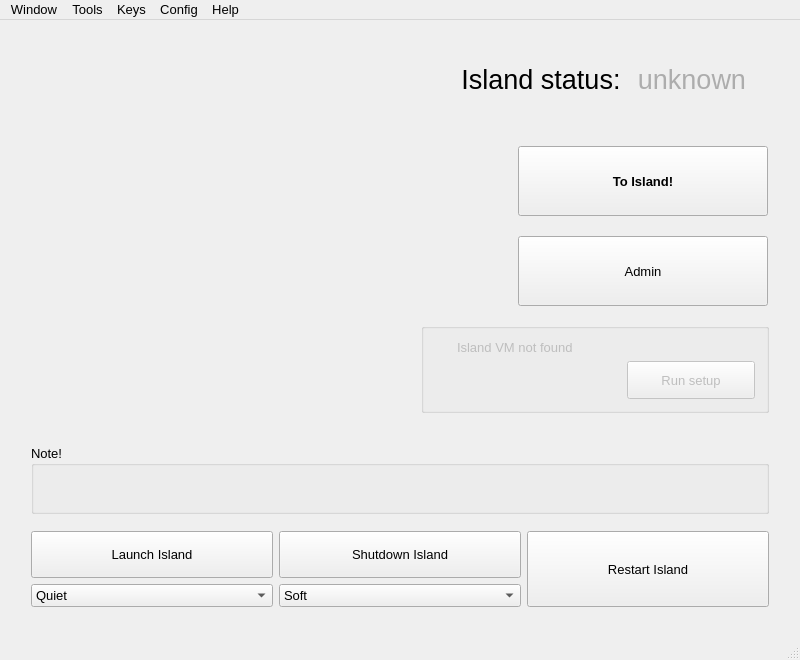
<?xml version="1.0" encoding="UTF-8"?>
<ui version="4.0">
 <class>MainWindow</class>
 <widget class="QMainWindow" name="MainWindow">
  <property name="geometry">
   <rect>
    <x>0</x>
    <y>0</y>
    <width>800</width>
    <height>660</height>
   </rect>
  </property>
  <property name="minimumSize">
   <size>
    <width>800</width>
    <height>660</height>
   </size>
  </property>
  <property name="font">
   <font>
    <pointsize>10</pointsize>
   </font>
  </property>
  <property name="windowTitle">
   <string>Island Manager</string>
  </property>
  <property name="windowIcon">
   <iconset resource="../../resources/resources.qrc">
    <normaloff>:/images/icons/island128.png</normaloff>:/images/icons/island128.png</iconset>
  </property>
  <property name="locale">
   <locale language="English" country="UnitedStates"/>
  </property>
  <widget class="QWidget" name="centralWidget">
   <layout class="QVBoxLayout" name="verticalLayout_7">
    <item>
     <layout class="QVBoxLayout" name="verticalLayout_6">
      <property name="spacing">
       <number>5</number>
      </property>
      <property name="leftMargin">
       <number>20</number>
      </property>
      <property name="topMargin">
       <number>20</number>
      </property>
      <property name="rightMargin">
       <number>20</number>
      </property>
      <property name="bottomMargin">
       <number>20</number>
      </property>
      <item>
       <widget class="QWidget" name="top_panel" native="true">
        <property name="minimumSize">
         <size>
          <width>42</width>
          <height>328</height>
         </size>
        </property>
        <layout class="QHBoxLayout" name="horizontalLayout_11">
         <property name="rightMargin">
          <number>0</number>
         </property>
         <item>
          <layout class="QHBoxLayout" name="horizontalLayout_3">
           <property name="leftMargin">
            <number>25</number>
           </property>
           <property name="topMargin">
            <number>25</number>
           </property>
           <item>
            <layout class="QVBoxLayout" name="verticalLayout_3">
             <item>
              <widget class="QLabel" name="label">
               <property name="sizePolicy">
                <sizepolicy hsizetype="Fixed" vsizetype="Fixed">
                 <horstretch>0</horstretch>
                 <verstretch>0</verstretch>
                </sizepolicy>
               </property>
               <property name="minimumSize">
                <size>
                 <width>256</width>
                 <height>256</height>
                </size>
               </property>
               <property name="maximumSize">
                <size>
                 <width>256</width>
                 <height>256</height>
                </size>
               </property>
               <property name="text">
                <string/>
               </property>
               <property name="pixmap">
                <pixmap resource="../../resources/resources.qrc">:/images/icons/island256.png</pixmap>
               </property>
               <property name="scaledContents">
                <bool>true</bool>
               </property>
              </widget>
             </item>
             <item>
              <spacer name="verticalSpacer_3">
               <property name="orientation">
                <enum>Qt::Vertical</enum>
               </property>
               <property name="sizeHint" stdset="0">
                <size>
                 <width>20</width>
                 <height>40</height>
                </size>
               </property>
              </spacer>
             </item>
            </layout>
           </item>
          </layout>
         </item>
         <item>
          <spacer name="horizontalSpacer">
           <property name="orientation">
            <enum>Qt::Horizontal</enum>
           </property>
           <property name="sizeHint" stdset="0">
            <size>
             <width>82</width>
             <height>20</height>
            </size>
           </property>
          </spacer>
         </item>
         <item>
          <layout class="QVBoxLayout" name="verticalLayout_5">
           <item>
            <layout class="QHBoxLayout" name="horizontalLayout_2" stretch="0,0,0,0">
             <property name="spacing">
              <number>9</number>
             </property>
             <property name="sizeConstraint">
              <enum>QLayout::SetMaximumSize</enum>
             </property>
             <property name="topMargin">
              <number>2</number>
             </property>
             <property name="rightMargin">
              <number>6</number>
             </property>
             <property name="bottomMargin">
              <number>24</number>
             </property>
             <item>
              <spacer name="horizontalSpacer_4">
               <property name="orientation">
                <enum>Qt::Horizontal</enum>
               </property>
               <property name="sizeHint" stdset="0">
                <size>
                 <width>40</width>
                 <height>20</height>
                </size>
               </property>
              </spacer>
             </item>
             <item>
              <widget class="QLabel" name="islandStatusLabel">
               <property name="sizePolicy">
                <sizepolicy hsizetype="Preferred" vsizetype="Preferred">
                 <horstretch>0</horstretch>
                 <verstretch>0</verstretch>
                </sizepolicy>
               </property>
               <property name="maximumSize">
                <size>
                 <width>1965</width>
                 <height>30</height>
                </size>
               </property>
               <property name="font">
                <font>
                 <family>Arial</family>
                 <pointsize>20</pointsize>
                </font>
               </property>
               <property name="styleSheet">
                <string notr="true"/>
               </property>
               <property name="text">
                <string>Island status: </string>
               </property>
               <property name="scaledContents">
                <bool>false</bool>
               </property>
               <property name="alignment">
                <set>Qt::AlignRight|Qt::AlignTrailing|Qt::AlignVCenter</set>
               </property>
               <property name="margin">
                <number>0</number>
               </property>
              </widget>
             </item>
             <item>
              <widget class="QLabel" name="islandStatus">
               <property name="sizePolicy">
                <sizepolicy hsizetype="Fixed" vsizetype="Preferred">
                 <horstretch>0</horstretch>
                 <verstretch>0</verstretch>
                </sizepolicy>
               </property>
               <property name="maximumSize">
                <size>
                 <width>1965</width>
                 <height>30</height>
                </size>
               </property>
               <property name="palette">
                <palette>
                 <active>
                  <colorrole role="WindowText">
                   <brush brushstyle="SolidPattern">
                    <color alpha="255">
                     <red>173</red>
                     <green>173</green>
                     <blue>173</blue>
                    </color>
                   </brush>
                  </colorrole>
                 </active>
                 <inactive>
                  <colorrole role="WindowText">
                   <brush brushstyle="SolidPattern">
                    <color alpha="255">
                     <red>173</red>
                     <green>173</green>
                     <blue>173</blue>
                    </color>
                   </brush>
                  </colorrole>
                 </inactive>
                 <disabled>
                  <colorrole role="WindowText">
                   <brush brushstyle="SolidPattern">
                    <color alpha="255">
                     <red>120</red>
                     <green>120</green>
                     <blue>120</blue>
                    </color>
                   </brush>
                  </colorrole>
                 </disabled>
                </palette>
               </property>
               <property name="font">
                <font>
                 <family>Arial</family>
                 <pointsize>20</pointsize>
                </font>
               </property>
               <property name="styleSheet">
                <string notr="true"/>
               </property>
               <property name="text">
                <string>unknown</string>
               </property>
               <property name="alignment">
                <set>Qt::AlignRight|Qt::AlignTrailing|Qt::AlignVCenter</set>
               </property>
               <property name="margin">
                <number>0</number>
               </property>
              </widget>
             </item>
             <item>
              <widget class="QLabel" name="lbl_loading">
               <property name="maximumSize">
                <size>
                 <width>16</width>
                 <height>16</height>
                </size>
               </property>
               <property name="visible">
                <bool>false</bool>
               </property>
               <property name="text">
                <string/>
               </property>
               <property name="scaledContents">
                <bool>true</bool>
               </property>
              </widget>
             </item>
            </layout>
           </item>
           <item>
            <layout class="QHBoxLayout" name="horizontalLayout_8">
             <property name="spacing">
              <number>24</number>
             </property>
             <property name="topMargin">
              <number>14</number>
             </property>
             <property name="rightMargin">
              <number>1</number>
             </property>
             <property name="bottomMargin">
              <number>0</number>
             </property>
             <item>
              <spacer name="horizontalSpacer_3">
               <property name="orientation">
                <enum>Qt::Horizontal</enum>
               </property>
               <property name="sizeHint" stdset="0">
                <size>
                 <width>13</width>
                 <height>20</height>
                </size>
               </property>
              </spacer>
             </item>
             <item>
              <layout class="QVBoxLayout" name="verticalLayout_9" stretch="0,0">
               <property name="spacing">
                <number>20</number>
               </property>
               <property name="topMargin">
                <number>8</number>
               </property>
               <property name="rightMargin">
                <number>0</number>
               </property>
               <item>
                <widget class="QPushButton" name="btn_go_to_island">
                 <property name="minimumSize">
                  <size>
                   <width>250</width>
                   <height>70</height>
                  </size>
                 </property>
                 <property name="maximumSize">
                  <size>
                   <width>250</width>
                   <height>70</height>
                  </size>
                 </property>
                 <property name="font">
                  <font>
                   <weight>75</weight>
                   <bold>true</bold>
                  </font>
                 </property>
                 <property name="focusPolicy">
                  <enum>Qt::NoFocus</enum>
                 </property>
                 <property name="styleSheet">
                  <string notr="true"/>
                 </property>
                 <property name="text">
                  <string>To Island!</string>
                 </property>
                 <property name="icon">
                  <iconset resource="../../resources/resources.qrc">
                   <normaloff>:/images/icons/key-32.png</normaloff>:/images/icons/key-32.png</iconset>
                 </property>
                 <property name="autoDefault">
                  <bool>false</bool>
                 </property>
                 <property name="default">
                  <bool>false</bool>
                 </property>
                 <property name="flat">
                  <bool>false</bool>
                 </property>
                </widget>
               </item>
               <item>
                <widget class="QPushButton" name="btn_admin">
                 <property name="minimumSize">
                  <size>
                   <width>250</width>
                   <height>70</height>
                  </size>
                 </property>
                 <property name="maximumSize">
                  <size>
                   <width>250</width>
                   <height>70</height>
                  </size>
                 </property>
                 <property name="focusPolicy">
                  <enum>Qt::NoFocus</enum>
                 </property>
                 <property name="text">
                  <string>Admin</string>
                 </property>
                 <property name="icon">
                  <iconset resource="../../resources/resources.qrc">
                   <normaloff>:/images/gear</normaloff>:/images/gear</iconset>
                 </property>
                 <property name="default">
                  <bool>false</bool>
                 </property>
                 <property name="flat">
                  <bool>false</bool>
                 </property>
                </widget>
               </item>
              </layout>
             </item>
            </layout>
           </item>
           <item>
            <spacer name="verticalSpacer_2">
             <property name="orientation">
              <enum>Qt::Vertical</enum>
             </property>
             <property name="sizeHint" stdset="0">
              <size>
               <width>20</width>
               <height>40</height>
              </size>
             </property>
            </spacer>
           </item>
           <item>
            <widget class="QGroupBox" name="groupBox">
             <property name="enabled">
              <bool>false</bool>
             </property>
             <property name="visible">
              <bool>false</bool>
             </property>
             <property name="layoutDirection">
              <enum>Qt::RightToLeft</enum>
             </property>
             <property name="styleSheet">
              <string notr="true"/>
             </property>
             <property name="title">
              <string/>
             </property>
             <property name="alignment">
              <set>Qt::AlignRight|Qt::AlignTrailing|Qt::AlignVCenter</set>
             </property>
             <layout class="QVBoxLayout" name="verticalLayout">
              <item>
               <layout class="QHBoxLayout" name="horizontalLayout_5">
                <item>
                 <widget class="QLabel" name="setup_required_reason">
                  <property name="text">
                   <string>Island VM not found</string>
                  </property>
                 </widget>
                </item>
                <item>
                 <widget class="QLabel" name="setup_required_icon">
                  <property name="maximumSize">
                   <size>
                    <width>16</width>
                    <height>16</height>
                   </size>
                  </property>
                  <property name="text">
                   <string/>
                  </property>
                  <property name="pixmap">
                   <pixmap resource="../../resources/resources.qrc">:/images/info</pixmap>
                  </property>
                  <property name="scaledContents">
                   <bool>true</bool>
                  </property>
                 </widget>
                </item>
               </layout>
              </item>
              <item>
               <layout class="QHBoxLayout" name="horizontalLayout">
                <property name="spacing">
                 <number>0</number>
                </property>
                <property name="rightMargin">
                 <number>0</number>
                </property>
                <property name="bottomMargin">
                 <number>0</number>
                </property>
                <item>
                 <widget class="QPushButton" name="button_launch_setup">
                  <property name="sizePolicy">
                   <sizepolicy hsizetype="Maximum" vsizetype="Fixed">
                    <horstretch>0</horstretch>
                    <verstretch>0</verstretch>
                   </sizepolicy>
                  </property>
                  <property name="layoutDirection">
                   <enum>Qt::LeftToRight</enum>
                  </property>
                  <property name="styleSheet">
                   <string notr="true">width: 120px; height: 30px</string>
                  </property>
                  <property name="text">
                   <string>Run setup</string>
                  </property>
                  <property name="icon">
                   <iconset resource="../../resources/resources.qrc">
                    <normaloff>:/images/gear</normaloff>:/images/gear</iconset>
                  </property>
                 </widget>
                </item>
                <item>
                 <spacer name="horizontalSpacer_2">
                  <property name="orientation">
                   <enum>Qt::Horizontal</enum>
                  </property>
                  <property name="sizeHint" stdset="0">
                   <size>
                    <width>40</width>
                    <height>20</height>
                   </size>
                  </property>
                 </spacer>
                </item>
               </layout>
              </item>
             </layout>
            </widget>
           </item>
          </layout>
         </item>
        </layout>
       </widget>
      </item>
      <item>
       <layout class="QHBoxLayout" name="horizontalLayout_9">
        <property name="topMargin">
         <number>16</number>
        </property>
        <item>
         <widget class="QGroupBox" name="grp_note_container">
          <property name="visible">
           <bool>false</bool>
          </property>
          <property name="title">
           <string>Note!</string>
          </property>
          <layout class="QHBoxLayout" name="horizontalLayout_10">
           <item>
            <widget class="QLabel" name="lbl_hint">
             <property name="minimumSize">
              <size>
               <width>0</width>
               <height>0</height>
              </size>
             </property>
             <property name="maximumSize">
              <size>
               <width>16777215</width>
               <height>16777215</height>
              </size>
             </property>
             <property name="text">
              <string/>
             </property>
             <property name="wordWrap">
              <bool>true</bool>
             </property>
            </widget>
           </item>
           <item>
            <widget class="QPushButton" name="btn_close_hint">
             <property name="maximumSize">
              <size>
               <width>40</width>
               <height>40</height>
              </size>
             </property>
             <property name="text">
              <string/>
             </property>
             <property name="icon">
              <iconset resource="../../resources/resources.qrc">
               <normaloff>:/images/no</normaloff>:/images/no</iconset>
             </property>
             <property name="flat">
              <bool>true</bool>
             </property>
            </widget>
           </item>
          </layout>
         </widget>
        </item>
       </layout>
      </item>
      <item>
       <spacer name="verticalSpacer">
        <property name="orientation">
         <enum>Qt::Vertical</enum>
        </property>
        <property name="sizeHint" stdset="0">
         <size>
          <width>20</width>
          <height>40</height>
         </size>
        </property>
       </spacer>
      </item>
      <item>
       <layout class="QHBoxLayout" name="horizontalLayout_4">
        <item>
         <layout class="QVBoxLayout" name="verticalLayout_2">
          <item>
           <widget class="QPushButton" name="launchIslandButton">
            <property name="sizePolicy">
             <sizepolicy hsizetype="Minimum" vsizetype="Preferred">
              <horstretch>0</horstretch>
              <verstretch>0</verstretch>
             </sizepolicy>
            </property>
            <property name="focusPolicy">
             <enum>Qt::NoFocus</enum>
            </property>
            <property name="whatsThis">
             <string>&lt;html&gt;&lt;head/&gt;&lt;body&gt;&lt;p&gt;Launch island. &lt;/p&gt;&lt;/body&gt;&lt;/html&gt;</string>
            </property>
            <property name="text">
             <string>Launch Island</string>
            </property>
            <property name="icon">
             <iconset resource="../../resources/resources.qrc">
              <normaloff>:/images/play</normaloff>:/images/play</iconset>
            </property>
            <property name="iconSize">
             <size>
              <width>48</width>
              <height>48</height>
             </size>
            </property>
            <property name="autoDefault">
             <bool>false</bool>
            </property>
            <property name="default">
             <bool>false</bool>
            </property>
            <property name="flat">
             <bool>false</bool>
            </property>
           </widget>
          </item>
          <item>
           <widget class="QComboBox" name="launchMode">
            <property name="focusPolicy">
             <enum>Qt::NoFocus</enum>
            </property>
            <item>
             <property name="text">
              <string>Quiet</string>
             </property>
            </item>
            <item>
             <property name="text">
              <string>Normal</string>
             </property>
            </item>
           </widget>
          </item>
         </layout>
        </item>
        <item>
         <layout class="QVBoxLayout" name="verticalLayout_4">
          <item>
           <widget class="QPushButton" name="shutdownIslandButton">
            <property name="sizePolicy">
             <sizepolicy hsizetype="Minimum" vsizetype="Preferred">
              <horstretch>0</horstretch>
              <verstretch>0</verstretch>
             </sizepolicy>
            </property>
            <property name="focusPolicy">
             <enum>Qt::NoFocus</enum>
            </property>
            <property name="styleSheet">
             <string notr="true">padding: 15px</string>
            </property>
            <property name="text">
             <string>Shutdown Island</string>
            </property>
            <property name="icon">
             <iconset resource="../../resources/resources.qrc">
              <normaloff>:/images/stop</normaloff>:/images/stop</iconset>
            </property>
            <property name="iconSize">
             <size>
              <width>48</width>
              <height>48</height>
             </size>
            </property>
            <property name="autoDefault">
             <bool>false</bool>
            </property>
            <property name="default">
             <bool>false</bool>
            </property>
            <property name="flat">
             <bool>false</bool>
            </property>
           </widget>
          </item>
          <item>
           <widget class="QComboBox" name="stopMode">
            <property name="focusPolicy">
             <enum>Qt::NoFocus</enum>
            </property>
            <item>
             <property name="text">
              <string>Soft</string>
             </property>
            </item>
            <item>
             <property name="text">
              <string>Force</string>
             </property>
            </item>
           </widget>
          </item>
         </layout>
        </item>
        <item>
         <widget class="QPushButton" name="restartIslandButton">
          <property name="sizePolicy">
           <sizepolicy hsizetype="Minimum" vsizetype="Preferred">
            <horstretch>0</horstretch>
            <verstretch>0</verstretch>
           </sizepolicy>
          </property>
          <property name="font">
           <font>
            <kerning>true</kerning>
           </font>
          </property>
          <property name="focusPolicy">
           <enum>Qt::NoFocus</enum>
          </property>
          <property name="styleSheet">
           <string notr="true">padding: 20px;</string>
          </property>
          <property name="text">
           <string>Restart Island</string>
          </property>
          <property name="icon">
           <iconset resource="../../resources/resources.qrc">
            <normaloff>:/images/reload</normaloff>:/images/reload</iconset>
          </property>
          <property name="iconSize">
           <size>
            <width>48</width>
            <height>48</height>
           </size>
          </property>
          <property name="autoDefault">
           <bool>false</bool>
          </property>
          <property name="flat">
           <bool>false</bool>
          </property>
         </widget>
        </item>
       </layout>
      </item>
     </layout>
    </item>
   </layout>
  </widget>
  <widget class="QMenuBar" name="menuBar">
   <property name="geometry">
    <rect>
     <x>0</x>
     <y>0</y>
     <width>800</width>
     <height>21</height>
    </rect>
   </property>
   <widget class="QMenu" name="menuWindow">
    <property name="title">
     <string>Window</string>
    </property>
    <addaction name="actionMinimize_2"/>
    <addaction name="actionShowHide"/>
    <addaction name="separator"/>
    <addaction name="actionQuit"/>
   </widget>
   <widget class="QMenu" name="menuTools">
    <property name="title">
     <string>Tools</string>
    </property>
    <addaction name="act_islandsimage_authoring"/>
    <addaction name="act_my_torrents"/>
   </widget>
   <widget class="QMenu" name="menuKeys">
    <property name="title">
     <string>Keys</string>
    </property>
    <addaction name="act_trusted_keys"/>
    <addaction name="act_my_keys"/>
   </widget>
   <widget class="QMenu" name="menuConfig">
    <property name="title">
     <string>Config</string>
    </property>
    <addaction name="act_open_config"/>
    <addaction name="separator"/>
    <addaction name="act_update_vm"/>
    <addaction name="act_view_logs"/>
   </widget>
   <widget class="QMenu" name="menuHelp">
    <property name="title">
     <string>Help</string>
    </property>
    <addaction name="act_help"/>
    <addaction name="actionInfo"/>
   </widget>
   <addaction name="menuWindow"/>
   <addaction name="menuTools"/>
   <addaction name="menuKeys"/>
   <addaction name="menuConfig"/>
   <addaction name="menuHelp"/>
  </widget>
  <widget class="QStatusBar" name="statusBar">
   <property name="locale">
    <locale language="English" country="UnitedStates"/>
   </property>
  </widget>
  <action name="actionExit">
   <property name="text">
    <string>Exit</string>
   </property>
   <property name="iconVisibleInMenu">
    <bool>true</bool>
   </property>
  </action>
  <action name="actionMinimize">
   <property name="text">
    <string>Minimize</string>
   </property>
   <property name="iconVisibleInMenu">
    <bool>true</bool>
   </property>
  </action>
  <action name="actionAbout">
   <property name="text">
    <string>About</string>
   </property>
   <property name="iconVisibleInMenu">
    <bool>true</bool>
   </property>
  </action>
  <action name="actionInfo">
   <property name="text">
    <string>Version Info</string>
   </property>
  </action>
  <action name="actionMinimize_2">
   <property name="text">
    <string>Minimize</string>
   </property>
  </action>
  <action name="actionShowHide">
   <property name="text">
    <string>Show/Hide</string>
   </property>
  </action>
  <action name="act_islandsimage_authoring">
   <property name="text">
    <string>Islands Image Authoring</string>
   </property>
  </action>
  <action name="act_my_torrents">
   <property name="text">
    <string>My torrents</string>
   </property>
  </action>
  <action name="act_trusted_keys">
   <property name="text">
    <string>Trusted keys</string>
   </property>
  </action>
  <action name="act_my_keys">
   <property name="text">
    <string>My keys</string>
   </property>
  </action>
  <action name="act_open_config">
   <property name="text">
    <string>Open configuration...</string>
   </property>
  </action>
  <action name="act_update_vm">
   <property name="text">
    <string>Update Islands VM...</string>
   </property>
  </action>
  <action name="act_help">
   <property name="text">
    <string>User guide</string>
   </property>
  </action>
  <action name="act_view_logs">
   <property name="text">
    <string>View logs</string>
   </property>
  </action>
  <action name="actionQuit">
   <property name="text">
    <string>Quit</string>
   </property>
  </action>
 </widget>
 <layoutdefault spacing="6" margin="11"/>
 <resources>
  <include location="../../resources/resources.qrc"/>
  <include location="../../resources/resources.qrc"/>
 </resources>
 <connections/>
</ui>
